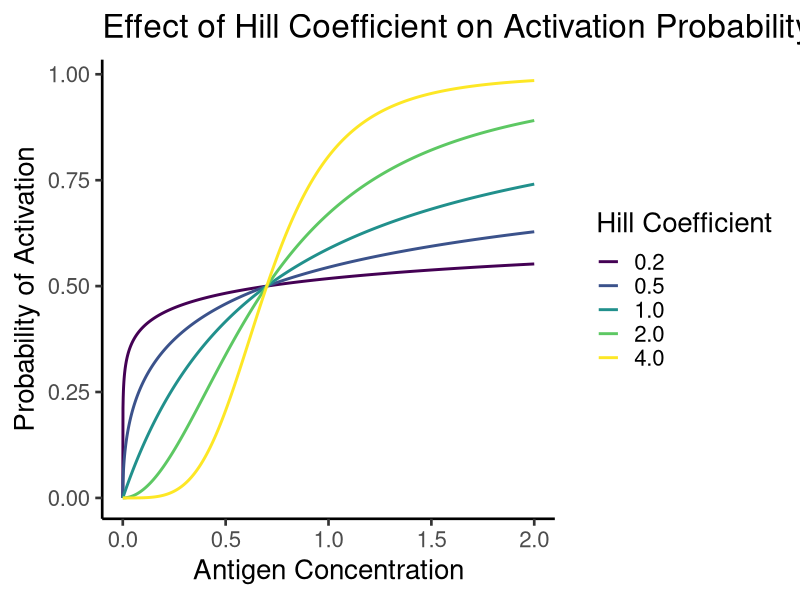
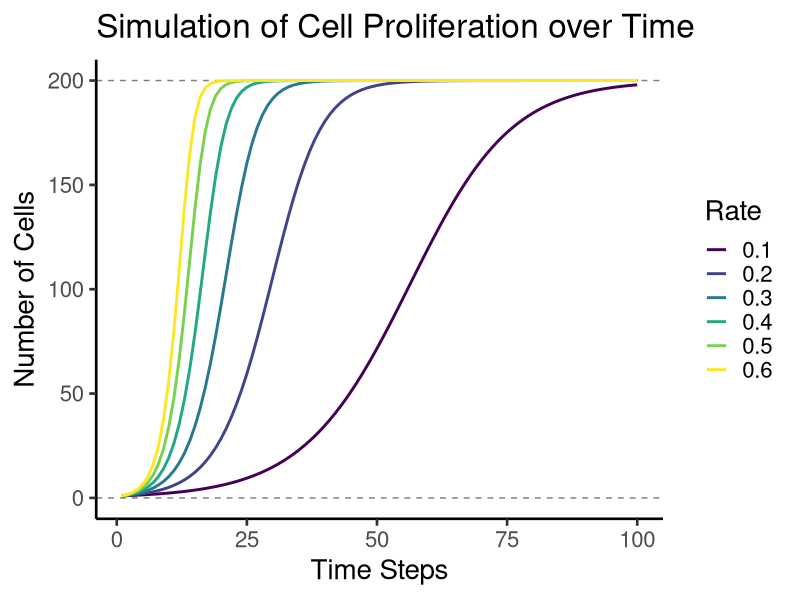
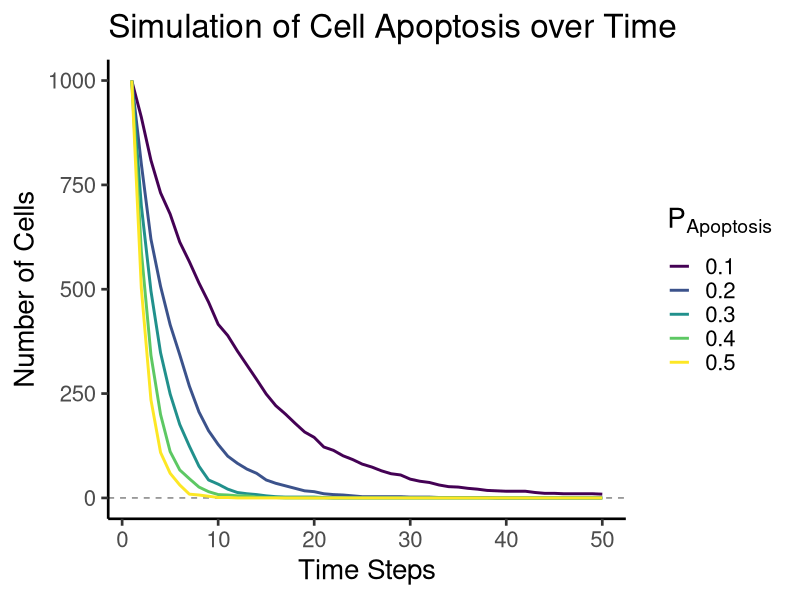
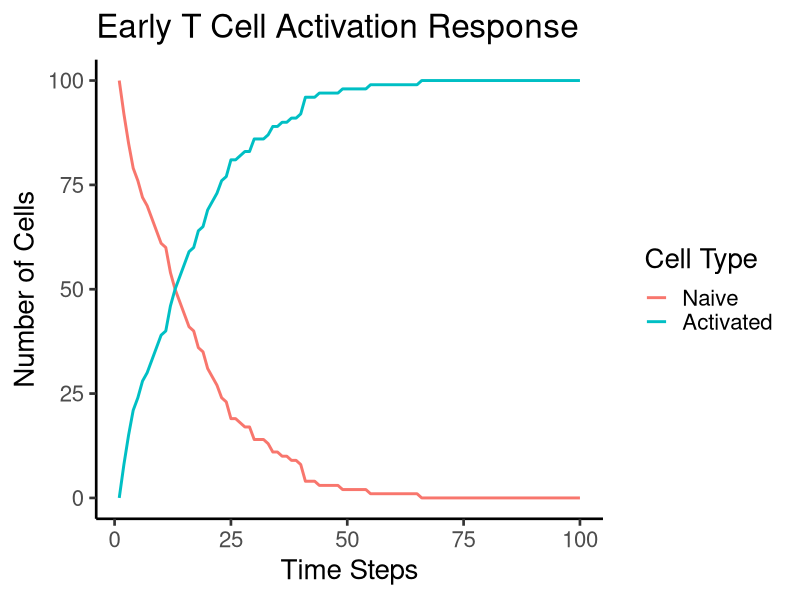
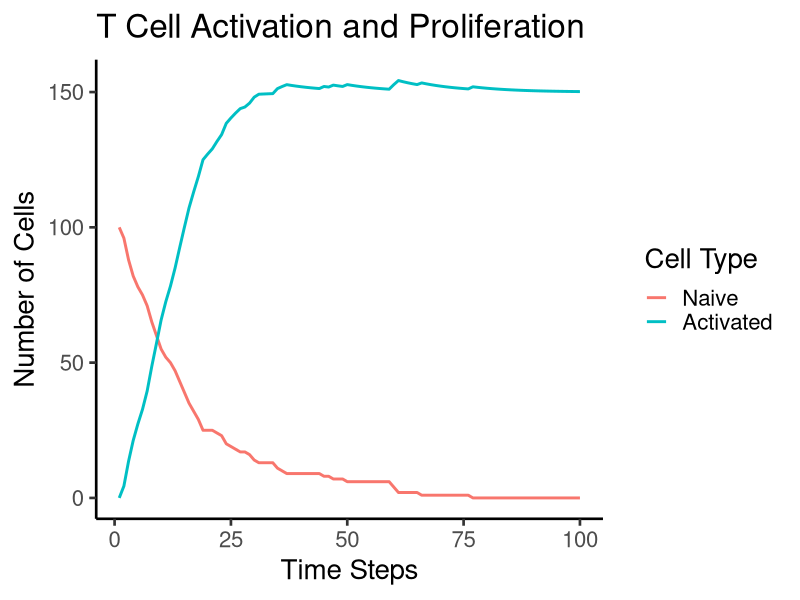
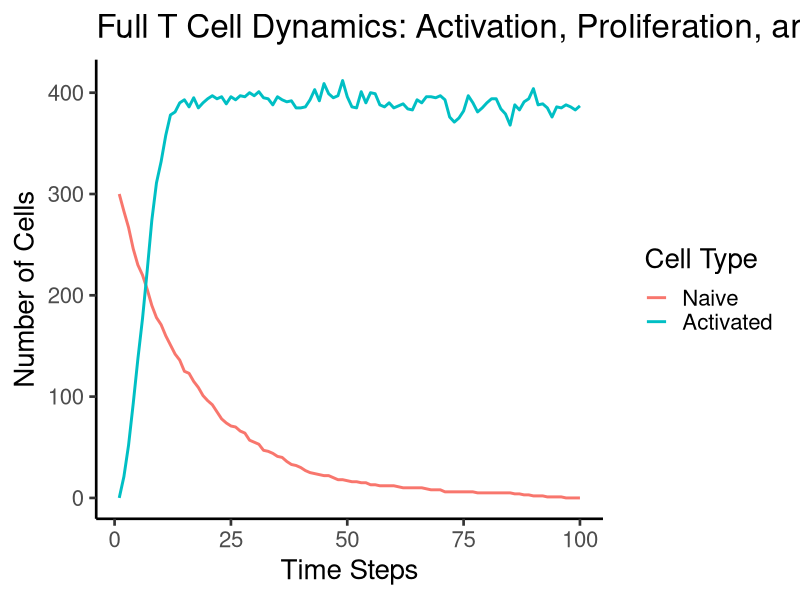
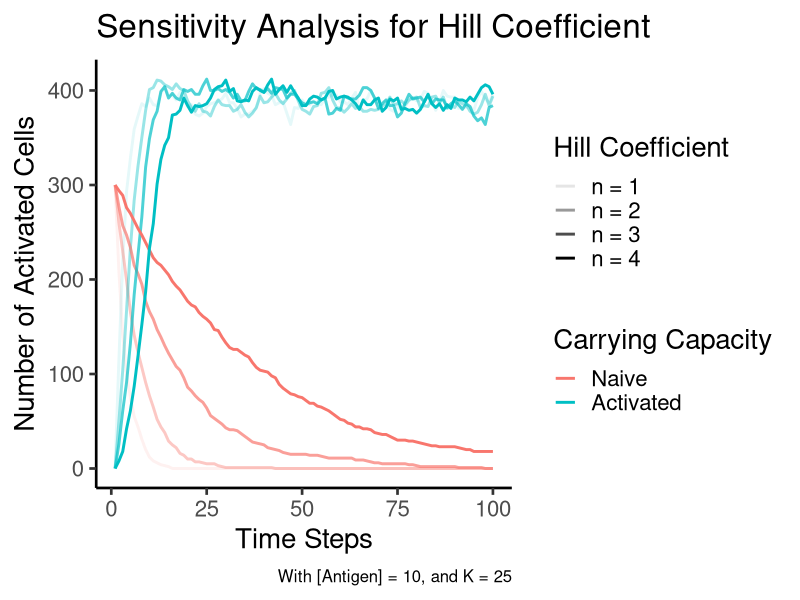

Write the R code that produced these figures, in order.
## ---- chunk 1
#| include: false
library(ggplot2)
library(data.table)

theme_set(new = theme_classic(base_size = 20))
## ---- chunk 2
activation_probability <- function(antigen, K, n) {
  (antigen^n) / (K^n + antigen^n)
}
## ---- chunk 3
#| code-fold: true
#| fig-cap: "**Hill coefficient (`n`) on T cell activation**. When `n = 1`, the response is nearly linear. However, as n increases (`n = 2`, `n = 4`), the activation curve becomes increasingly steep, demonstrating enhanced cooperativity and a more pronounced threshold effect. This highlights how small changes in antigen concentration can trigger large changes in activation probability when cooperativity is high. It's like comparing a gentle slope to a cliff, a small step can make a big difference when you're near the edge of the cliff (high `n`)."

antigen_conc <- seq(0, 2, by = 0.001)

df <- lapply(c("0.2" = 0.2, "0.5" = 0.5, 
         "1.0" = 1.0, "2.0" = 2.0, 
         "4.0" = 4.0), function(x) {
           data.table(
             Pr = activation_probability(antigen_conc, K = 0.7, n = x),
             Antigen = antigen_conc
           )
         }) |> rbindlist(idcol = "Hill coefficient")

ggplot(df, aes(Antigen, Pr)) +
  geom_line(aes(color = `Hill coefficient`), linewidth = 1) +
  labs(x = "Antigen Concentration", y = "Probability of Activation", color = "Hill Coefficient", title = "Effect of Hill Coefficient on Activation Probability") +
  scale_color_ordinal()
## ---- chunk 4
proliferation <- function(N, r, K) {
  N + r * N * (1 - N / K)
}
## ---- chunk 5
#| code-fold: true
#| fig-cap: "**Dynamics of T cell proliferation using the logistic growth model**. Simulations with varying growth rates (r) show that faster proliferation leads to a more rapid initial increase in cell numbers. However, the carrying capacity (K = 200) acts as a limiting factor, causing all populations to eventually reach a plateau, highlighting the constraint of resources on cell growth. It's like a race between different rabbit populations, the faster breeders get to the maximum population size quicker, but they all eventually hit the limit of their field."

## Function to simulate cell proliferation
proliferating_cells <- function(n_steps, n_cells, r, k) {
  cells <- numeric(n_steps)
  cells[1L] <- n_cells
  for (t in 2:n_steps) {
    cells[t] <- proliferation(N = cells[t-1], r = r, K = k)
  }
  data.table(Time = seq_len(n_steps), Cells = cells)
}

## Testing different Rate values
df <- lapply(X = seq(0.1, 0.6, by = 0.1), function(x) {
  proliferating_cells(100, 1, x, 200)
}) |> rbindlist(idcol = "Rate")

## Pretty labels for plotting
df[, Rate := ordered(Rate, levels = 1:6, labels = seq(0.1, 0.6, by = 0.1))]

## ggplot2 plot
ggplot(df, aes(Time, Cells, color = Rate)) +
  geom_hline(yintercept = c(0, 200), color = "gray50", 
             linewidth = 1/2, linetype = 2) +
  geom_line(linewidth = 1) +
  labs(x = "Time Steps",
       y = "Number of Cells", 
       title = "Simulation of Cell Proliferation over Time")
## ---- chunk 6
apoptosis <- function(N, p_apoptosis) {
  n_apoptosis <- rbinom(1, N, p_apoptosis) # Number of cells undergoing apoptosis
  N - n_apoptosis
}
## ---- chunk 7
#| code-fold: true
#| fig-cap: "**Effect of apoptosis probability on cell population size over time**. Simulations show that increasing the probability of apoptosis ($p_{\text{apoptosis}}$) results in a more rapid decrease in the number of cells, illustrating the direct relationship between apoptosis rate and population decline. It's like watching a sandcastle being washed away by the tide, the stronger the tide (higher `p_apoptosis`), the faster the sandcastle disappears."

## Function to simulate cell dead
apoptotic_cells <- function(n_steps, n_cells, p) {
  cells <- numeric(n_steps)
  cells[1L] <- n_cells
  for (t in 2:n_steps) {
    cells[t] <- apoptosis(N = cells[t-1], p_apoptosis = p)
  }
  data.table(Time = seq_len(n_steps), Cells = cells)
}

## Testing different Rate values
df <- lapply(X = seq(0.1, 0.5, by = 0.1), function(x) {
  apoptotic_cells(50, 1000, x)
}) |> rbindlist(idcol = "Probability")

## Pretty labels for plotting
df[, Probability := ordered(Probability, levels = 1:5, labels = seq(0.1, 0.5, by = 0.1))]

## ggplot2 plot
ggplot(df, aes(Time, Cells, color = Probability)) +
  geom_hline(yintercept = c(0), color = "gray50", 
             linewidth = 1/2, linetype = 2) +
  geom_line(linewidth = 1) +
  labs(x = "Time Steps",
       y = "Number of Cells", 
       title = "Simulation of Cell Apoptosis over Time",
       color = expression(P[Apoptosis]))
## ---- chunk 8
## T Cell population
n_steps <- 100         # Number of time steps
n_naive <- 100         # Initial number of naive T cells

## T Cell activation function
antigen_level <- 0.2   # Antigen concentration
K_activation <- 0.5    # Dissociation constant for activation
n_hill <- 3            # Hill coefficient for activation
## ---- chunk 9
## Simulation function
sim_t_activation <- function(n_steps, n_naive, antigen_level, K_activation, n_hill) {
  # Initialize data structures
  naive_t_cells <- numeric(n_steps)
  activated_t_cells <- numeric(n_steps)
  
  # Initial number of naive T cells
  naive_t_cells[1L] <- n_naive
  
  ## Probability of activation
  prob <- activation_probability(antigen_level, K_activation, n_hill)
  
  # Loop of activation cycle
  for (t in 2:n_steps) {
    # Probabilistic Activation of T cells
    n_activated <- 0
    n_activated <- sum(runif(n = naive_t_cells[t-1]) < prob)
    
    ## Update population of T cells
    naive_t_cells[t] <- naive_t_cells[t-1] - n_activated
    activated_t_cells[t] <- activated_t_cells[t-1] + n_activated
  }
  
  # Preparing the data from the simulation
  df <- data.table(Time = seq_len(n_steps), 
                   Naive = naive_t_cells, 
                   Activated = activated_t_cells)
  
  # In long format
  melt(df, id.vars = "Time")
}
## ---- chunk 10
#| code-fold: true
#| fig-cap: "**Early stages of T cell activation in response to antigen**. The simulation demonstrates a decline in the naive T cell population coupled with a corresponding rise in the activated T cell population, reflecting the transition from naive to activated state. It's like turning up the heat on the battlefield, the stronger the enemy (higher antigen level), the quicker our T cells get mobilized."

df <- sim_t_activation(n_steps, n_naive, antigen_level, K_activation, n_hill)

ggplot(df, aes(x = Time, y = value, color = variable)) +
  geom_line(linewidth = 1) +
  labs(title = "Early T Cell Activation Response", x = "Time Steps", y = "Number of Cells", color = "Cell Type")
## ---- chunk 11
## T Cell Proliferation and Apoptosis
r_proliferation <- 0.1 # Proliferation rate
K_carrying <- 150      # Carrying capacity
## ---- chunk 12
#| echo: false

## Simulation function
sim_t_activation <- function(n_steps, n_naive, antigen_level, K_activation, n_hill, r_proliferation, K_carrying) {
  # Initialize data structures
  naive_t_cells <- numeric(n_steps)
  activated_t_cells <- numeric(n_steps)
  
  # Initial number of naive T cells
  naive_t_cells[1L] <- n_naive
  
  ## Probability of activation
  prob <- activation_probability(antigen_level, K_activation, n_hill)
  
  # Loop of activation cycle
  for (t in 2:n_steps) {
    # Probabilistic Activation of T cells
    n_activated <- 0
    n_activated <- sum(runif(n = naive_t_cells[t-1]) < prob)
    
    ## Update population of T cells
    naive_t_cells[t] <- naive_t_cells[t-1] - n_activated
    activated_t_cells[t] <- activated_t_cells[t-1] + n_activated
    
    ## Adding proliferation dynamics
    activated_t_cells[t] <- proliferation(activated_t_cells[t], r_proliferation, K_carrying)
  }
  
  # Preparing the data from the simulation
  df <- data.table(Time = seq_len(n_steps), 
                   Naive = naive_t_cells, 
                   Activated = activated_t_cells)
  
  # In long format
  melt(df, id.vars = "Time")
}
## ---- chunk 13
#| code-fold: true
#| fig-cap: "**Combined processes of T cell activation and proliferation**. Following initial activation driven by antigen (as seen by the decrease in naive T cells and increase in activated T cells), the activated population undergoes logistic growth. This is characterized by an initial phase of rapid, near-exponential expansion, which then slows down as the population approaches the carrying capacity (`K = 150`), demonstrating resource limitation. It's like a population of rabbits in a field, they multiply quickly at first, but eventually, they run out of space and resources, and the population stabilizes."

df <- sim_t_activation(n_steps, n_naive, antigen_level, K_activation, n_hill, r_proliferation, K_carrying)

ggplot(df, aes(x = Time, y = value, color = variable)) +
  geom_line(linewidth = 1) +
  labs(title = "T Cell Activation and Proliferation", x = "Time Steps", y = "Number of Cells", color = "Cell Type")
## ---- chunk 14
#| echo: false

## Simulation function
sim_t_activation <- function(n_steps, n_naive, antigen_level, K_activation, n_hill, r_proliferation, K_carrying, p_apoptosis) {
  # Initialize data structures
  naive_t_cells <- numeric(n_steps)
  activated_t_cells <- numeric(n_steps)
  
  # Initial number of naive T cells
  naive_t_cells[1L] <- n_naive
  
  ## Probability of activation
  prob <- activation_probability(antigen_level, K_activation, n_hill)
  
  # Loop of activation cycle
  for (t in 2:n_steps) {
    # Probabilistic Activation of T cells
    n_activated <- 0
    n_activated <- sum(runif(n = naive_t_cells[t-1]) < prob)
    
    ## Update population of T cells
    naive_t_cells[t] <- naive_t_cells[t-1] - n_activated
    activated_t_cells[t] <- activated_t_cells[t-1] + n_activated
    
    ## Adding proliferation dynamics
    activated_t_cells[t] <- proliferation(activated_t_cells[t], r_proliferation, K_carrying)
    
    ## Adding the effect of apoptotis
    activated_t_cells[t] <- apoptosis(N = round(activated_t_cells[t]), p_apoptosis)
  }
  
  # Preparing the data from the simulation
  df <- data.table(Time = seq_len(n_steps), 
                   Naive = naive_t_cells, 
                   Activated = activated_t_cells)
  
  # In long format
  melt(df, id.vars = "Time")
}
## ---- chunk 15
#| code-fold: true
#| fig-cap: "**Integration of all key T cell processes: activation, proliferation, and apoptosis**. Following antigen-driven activation, activated T cells proliferate, reaching a peak population size. Subsequently, apoptosis leads to a decline in the activated T cell population, demonstrating the dynamic balance between expansion and contraction of the immune response. It's like watching a battle unfold, there's an initial surge of troops, but eventually, attrition takes its toll, and the battle either reaches a stalemate or one side prevails."

## Parameters
p_apoptosis = 0.1 # Probability of apoptosis
n_naive = 300 # Number of initial naive T cells
K_carrying = 500 # Carrying capacity
r_proliferation = 0.5 # Proliferation rate

# Simulation loop with activation, proliferation, and apoptosis
df <- sim_t_activation(n_steps, n_naive, antigen_level, K_activation, n_hill, r_proliferation, K_carrying, p_apoptosis)

# Plot the full simulation
ggplot(df, aes(x = Time, y = value, color = variable)) +
  geom_line(linewidth = 1) +
  labs(title = "Full T Cell Dynamics: Activation, Proliferation, and Apoptosis", x = "Time Steps", y = "Number of Cells", color = "Cell Type")
## ---- chunk 16
#| code-fold: true
#| fig-cap: "**Impact of the Hill coefficient on the dynamics of T cell activation and recruitment**. By varying n from 1 to 4, we observe a transition from a gradual, almost linear response (`n=1`) to a highly switch-like response (`n=4`)."

# Sensitivity analysis for Hill coefficient
n_hill <- c("n = 1" = 1, "n = 2" = 2, "n = 3" = 3, "n = 4" = 4)
df <- lapply(n_hill, function(x) {
  sim_t_activation(n_steps = 100, n_naive = 300, 
                   antigen_level = 10, K_activation = 25, n_hill = x, 
                   r_proliferation = 0.5, K_carrying = 500, p_apoptosis = 0.10)
}) |> rbindlist(idcol = "n_hill")

ggplot(df, aes(x = Time, y = value, color = variable)) +
    geom_line(aes(alpha = ordered(n_hill)), linewidth = 1) +
    labs(title = "Sensitivity Analysis for Hill Coefficient", 
         x = "Time Steps", 
         y = "Number of Activated Cells", 
         color = "Carrying Capacity", 
         alpha = "Hill Coefficient",
         caption = "With [Antigen] = 10, and K = 25") +
  theme(plot.caption = element_text(size = 12))

